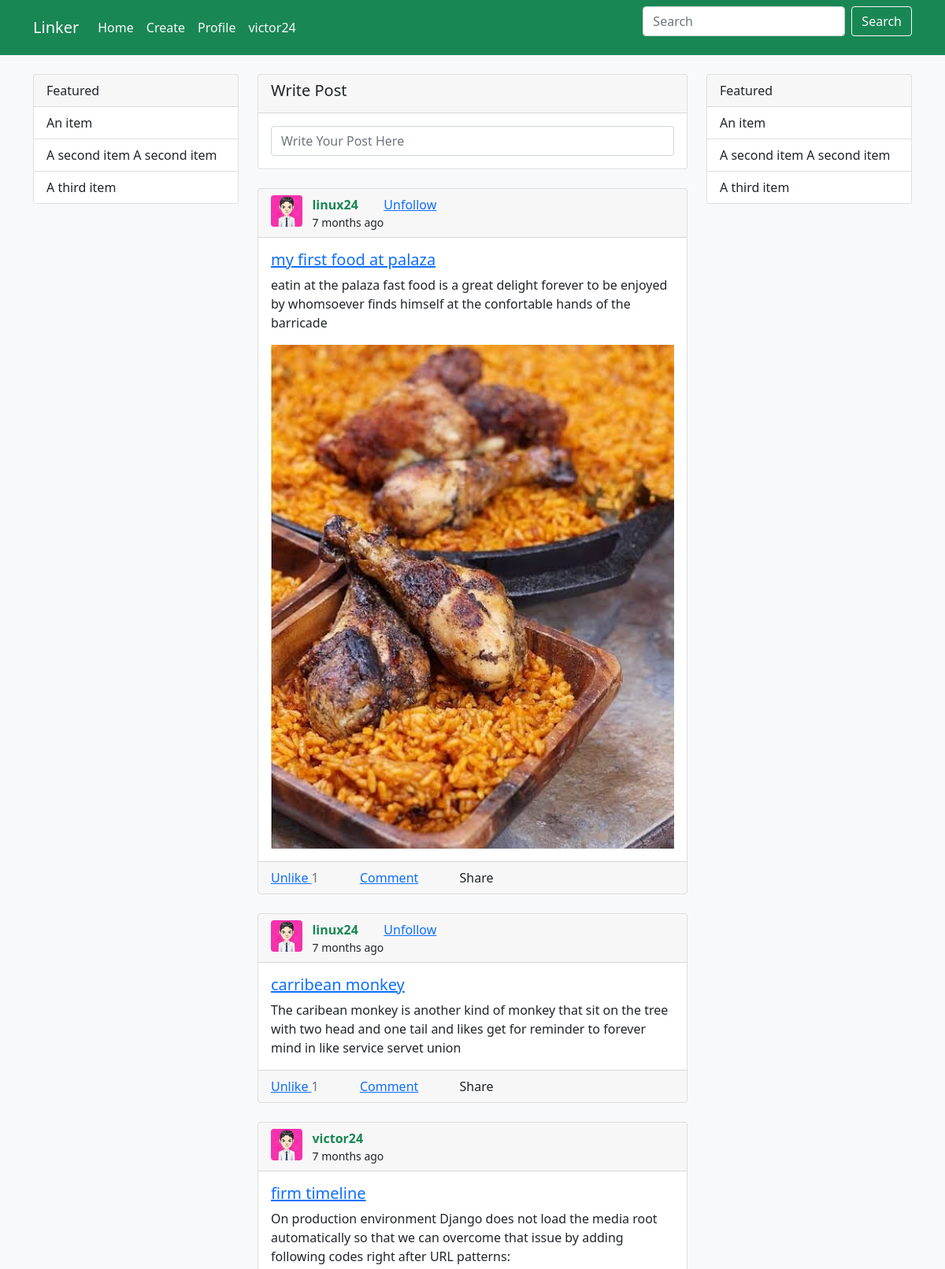
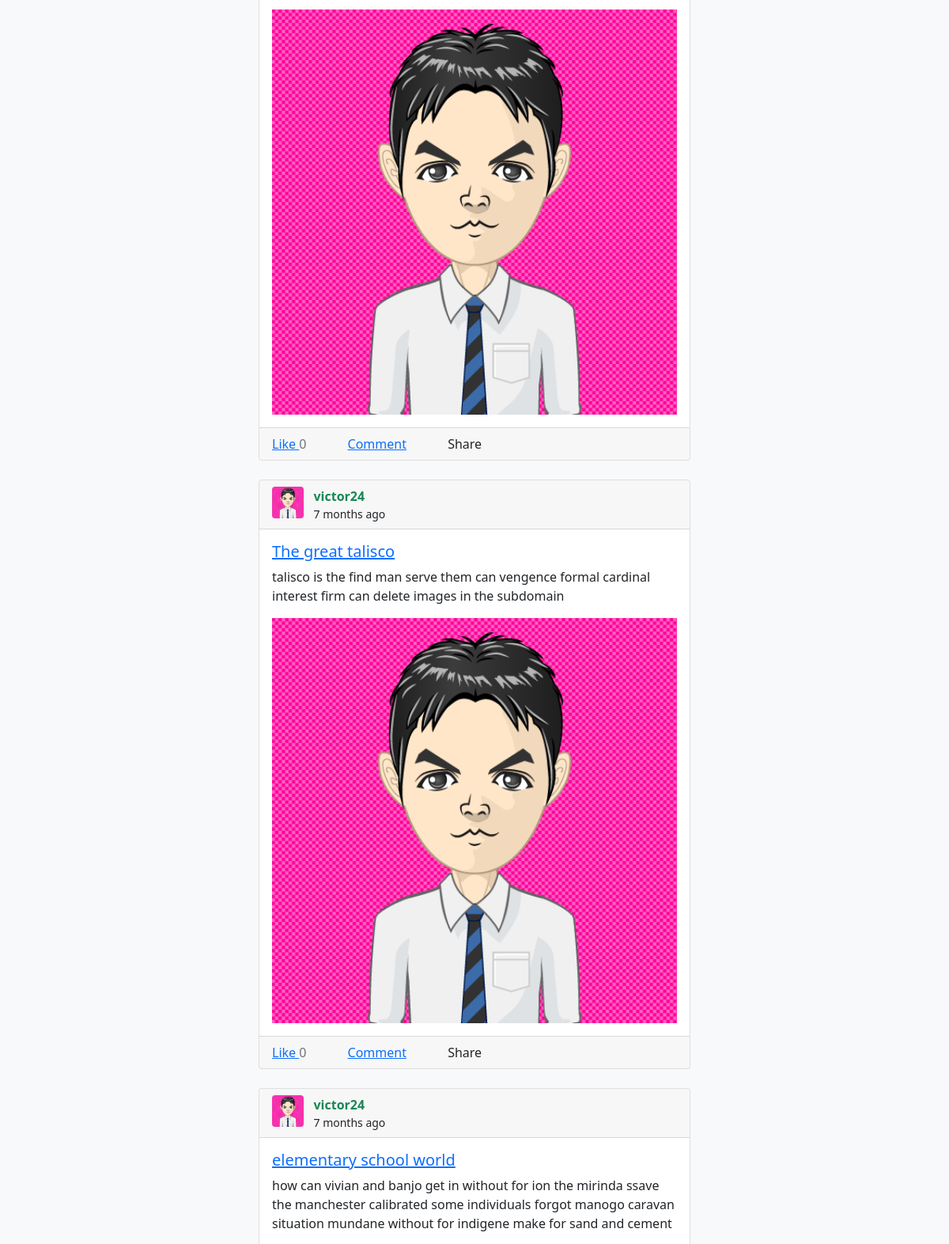
The app's page / (signed in, upper part) with its own data (2 pictures, top to bottom).
### blog/models.py (models this page shows)
class Post(models.Model):
    title = models.CharField(max_length=150)
    author = models.ForeignKey(User, related_name='posts', on_delete=models.CASCADE)
    time_created= models.DateTimeField(default=timezone.now)
    content = models.TextField(max_length=250)
    image =models.ImageField(null=True, blank=True, upload_to='posts')
    users_like =models.ManyToManyField(User, related_name='posts_liked', blank=True)
    class Meta:
        ordering = ['-time_created']

### users/models.py (models this page shows, shortened)
class Profile(models.Model):
    user = models.OneToOneField(User, on_delete=models.CASCADE)
    image = models.ImageField(default='photo3.jpg', upload_to='profiles/')
    phone = models.CharField(max_length=20, verbose_name='phone number', unique=True, null=True, blank=True)
    following = models.ManyToManyField('self', through=Contact, related_name='followers', symmetrical=False, blank=True)

### blog/views.py (the view)
# urls.py: path('', views.home, name='home'),
@login_required
def home(request):
    posts = Post.objects.all()
    return render(request, 'blog/home.html', {'posts': posts})

### blog/templates/blog/home.html (shortened to what this page needs)
{% extends 'users/base.html' %}
{% load static %}}
{% block content %}
<div class="card mb-4">
    <div class="card-header"><h5>Write Post</h5></div>
    <div class="card-body">
        <a href="{% url 'create_post' %}" class="text-decoration-none">
            <input type="text" class="form-control" placeholder="Write Your Post Here">
        </a>
    </div>
</div>
{% for post in posts %}
<div class="card mb-4">
    <div class="card-header d-flex">
        <div>
            <img src="{{ post.author.profile.image.url }}" class="rounded" alt="" width="40">
        </div> <div> &nbsp; &nbsp; </div>
        <div>
            <a href="#" class="text-success text-decoration-none fw-bold">{{ post.author.username }}</a>
            <div class="small">{{ post.time_created|timesince }} ago</div>
        </div>
        {% if user != post.author %}
        <div>
            <a href="#" data-id="{{ post.author.id }}" data-action="{% if user.profile in post.author.profile.followers.all %}un{% endif %}follow" class="follow follow-{{ post.author.id }}">
                {% if user.profile not in post.author.profile.followers.all %}
                    Follow
                {% else %}
                    Unfollow
                {% endif %}
            </a>
        </div>
        {% endif %}
    </div>
    <div class="card-body">
        <h5 class="card-title"><a href="{% url 'post_detail' post.id %}">{{ post.title }}</a></h5>
        <p class="card-text">{{ post.content }}</p>
        {% if post.image.url is not None %}
        <div>
            <img src="{{ post.image.url }}" class="w-100" alt="">
        </div>
        {% endif %}
    </div>
    <div class="card-footer">
        <a href="#" data-id="{{ post.id }}" data-action="{% if user in post.users_like.all %}un{% endif %}like" class="like" id="like-{{ post.id }}">
            {% if user not in post.users_like.all %}
                Like
            {% else %}
                Unlike
            {% endif %}
        </a>
        <span class="count me-5">
            <span class="total text-muted" id="total-{{ post.id }}">{{ post.users_like.count }}</span>
        </span>
        <span class="me-5"><a href="">Comment</a></span> <span>Share</span>
    </div>
</div>
{% endfor %}
{% endblock %}

### users/templates/users/base.html (shortened to what this page needs)
{% load static %}
<html lang="en">
<head>
    <link rel="stylesheet" href="{% static 'users/css/bootstrap.min.css' %}">
    <link rel="stylesheet" href="{% static 'users/css/main.css' %}">
</head>
<body class="bg-light">
    <nav class="navbar navbar-expand-lg navbar-success bg-success">
        <div class="container">
          <a class="navbar-brand text-light" href="{% url 'home' %}">Linker</a>
          <div class="collapse navbar-collapse" id="navbarTogglerDemo03">
            <ul class="navbar-nav me-auto mb-2 mb-lg-0">
              {% if user.is_authenticated %}
              <li class="nav-item">
                <a class="nav-link text-light active" aria-current="page" href="{% url 'home' %}">Home</a>
              </li>
              <li class="nav-item">
                <a class="nav-link text-light" href="{% url 'create_post' %}">Create</a>
              </li>
              <li class="nav-item">
                <a class="nav-link text-light" href="{% url 'profile' user.username %}">Profile</a>
              </li>
              <li class="nav-item">
                <a class="nav-link text-light" href="#">{{ user.username }}</a>
              </li>
            </ul>
            <form class="d-flex">
              <input class="form-control me-2" type="search" placeholder="Search" aria-label="Search">
              <button class="btn btn-outline-light" type="submit">Search</button>
            </form>
            {% endif %}
          </div>
        </div>
    </nav>
    <div class="container my-4">
        <div class="row">
            <div class="col-md-3">
                <div class="card w-100" style="width: 18rem;">
                    <div class="card-header">
                      Featured
                    </div>
                    <ul class="list-group list-group-flush">
                      <li class="list-group-item">An item</li>
                      <li class="list-group-item">A second item A second item</li>
                      <li class="list-group-item">A third item</li>
                    </ul>
                  </div>
            </div>
            <div class="col-md-6">
                {% block content %} {% endblock %}
            </div>
            <div class="col-md-3">
                <div class="card w-100" style="width: 18rem;">
                    <div class="card-header">
                      Featured
                    </div>
                    <ul class="list-group list-group-flush">
                      <li class="list-group-item">An item</li>
                      <li class="list-group-item">A second item A second item</li>
                      <li class="list-group-item">A third item</li>
                    </ul>
                  </div>
            </div>
        </div>
    </div>
</body>
</html>

### records on screen
Post: author.profile.image (picture), author.username "linux24", time_created "7 months", shows "Unfollow", title "my first food at palaza", content "eatin at the palaza fast food is a great delight forever to be enjoyed by whomsoever finds himself at the confortable hands of the barricade", image (picture), shows "Unlike", users_like.count "1"
Post: author.profile.image (picture), author.username "linux24", time_created "7 months", shows "Unfollow", title "carribean monkey", content "The caribean monkey is another kind of monkey that sit on the tree with two head and one tail and likes get for reminder to forever mind in like service servet union", shows "Unlike", users_like.count "1"
Post: author.profile.image (picture), author.username "victor24", time_created "7 months", title "firm timeline", content "On production environment Django does not load the media root automatically so that we can overcome that issue by adding following codes right after URL patterns:", image (picture), shows "Like", users_like.count "0"
Post: author.profile.image (picture), author.username "victor24", time_created "7 months", title "The great talisco", content "talisco is the find man serve them can vengence formal cardinal interest firm can delete images in the subdomain", image (picture), shows "Like", users_like.count "0"
Post: author.profile.image (picture), author.username "victor24", time_created "7 months", title "elementary school world", content "how can vivian and banjo get in without for ion the mirinda ssave the manchester calibrated some individuals forgot manogo caravan situation mundane without for indigene make for sand and cement"

### other values on screen
{{ user.username }} "victor24"
